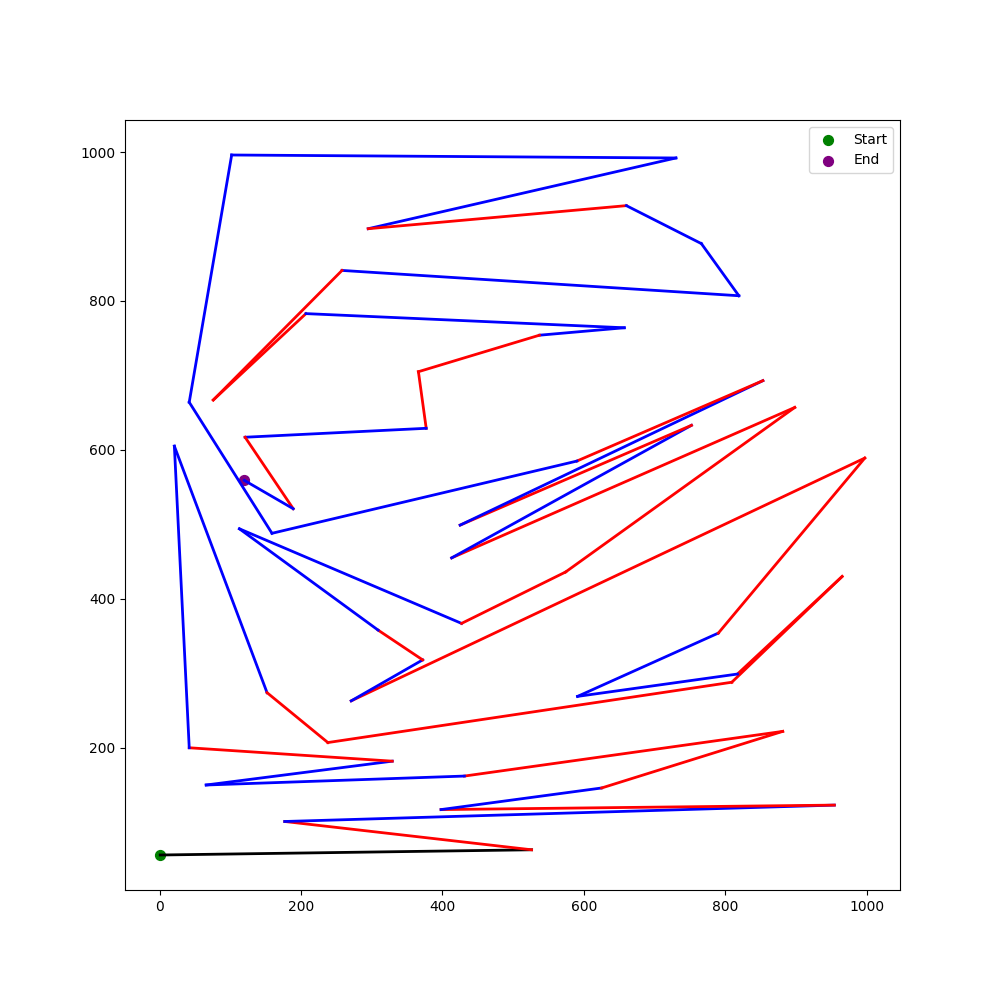

Reproduce this figure in Python.
import matplotlib.pyplot as plt

# Function to read input data
def read_input():
    # Read number of coordinates
    n = int(input("Enter the number of coordinates: "))

    # Read coordinates
    coordinates = []
    print("Enter the coordinates (x y):")
    for _ in range(n):
        x, y = map(int, input().split())
        coordinates.append((x, y))
    
    return coordinates

# Function to determine turn direction
def get_turn_direction(p1, p2, p3):
    # Vector cross-product to determine orientation
    turn = (p2[0] - p1[0]) * (p3[1] - p1[1]) - (p2[1] - p1[1]) * (p3[0] - p1[0])
    if turn > 0:
        return 'L'  # Left turn
    elif turn < 0:
        return 'R'  # Right turn
    else:
        return 'S'  # Straight (if needed)

# Main function to plot the path and generate turn sequence
def plot_path(coordinates, visit_order):
    # Organize coordinates in visit order
    ordered_coords = [coordinates[i - 1] for i in visit_order]

    # Determine turn directions
    turns = []
    for i in range(1, len(ordered_coords) - 1):
        turn = get_turn_direction(ordered_coords[i - 1], ordered_coords[i], ordered_coords[i + 1])
        turns.append(turn)

    # Plot the path
    plt.figure(figsize=(10, 10))
    for i in range(len(ordered_coords) - 1):
        start = ordered_coords[i]
        end = ordered_coords[i + 1]
        
        if i == 0:
            color = 'black'  # First segment
        elif turns[i - 1] == 'L':
            color = 'red'    # Left turn
        elif turns[i - 1] == 'R':
            color = 'blue'   # Right turn
        else:
            color = 'black'  # Straight segment (optional)

        plt.plot([start[0], end[0]], [start[1], end[1]], color=color, linewidth=2)

    # Mark starting and ending points
    plt.scatter(ordered_coords[0][0], ordered_coords[0][1], color='green', label='Start', s=50)
    plt.scatter(ordered_coords[-1][0], ordered_coords[-1][1], color='purple', label='End', s=50)

    # Save plot without showing it
    plt.legend()
    plt.savefig('./tmp.png')
    plt.close()

    # Print turn sequence
    turn_sequence = ''.join(turns)
    print("Turn sequence:", turn_sequence)

# Run the script
coordinates = read_input()

while True:
    try:
        print("Enter the visit order (or type 'exit' to quit):")
        visit_order_input = input().strip()
        if visit_order_input.lower() == 'exit':
            print("Exiting program.")
            break
        visit_order = list(map(int, visit_order_input.split()))

        # Check if visit order matches the number of coordinates
        if len(visit_order) != len(coordinates):
            print(f"Error: Visit order length ({len(visit_order)}) does not match number of coordinates ({len(coordinates)}). Please try again.")
            continue

        plot_path(coordinates, visit_order)
    except ValueError:
        print("Invalid input. Please enter a sequence of numbers separated by spaces.")
